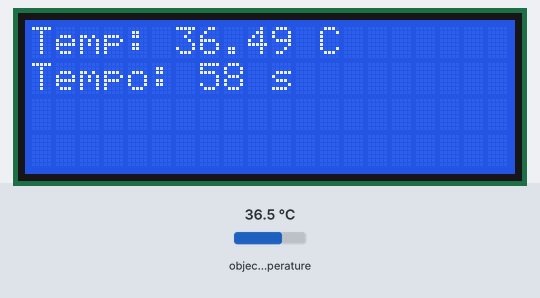
Bench run of a sketch on a simulated ESP32. On the bench: 20×4 character LCD. Inputs (shaded band) come from the test bench; at power-on: object temperature 36.5 °C. WiFi joins after 1.5 s; servers stay silent unless stated; what the sketch prints to the serial monitor is not drawn.

Above: at 2.7 s.
2.8 s: object temperature set to 20 °C
At 4.1 s:
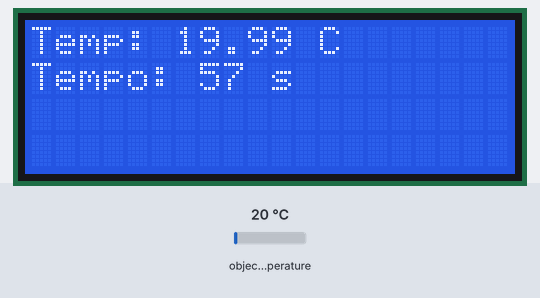
5.1 s: object temperature set to 26 °C
At 6.4 s:
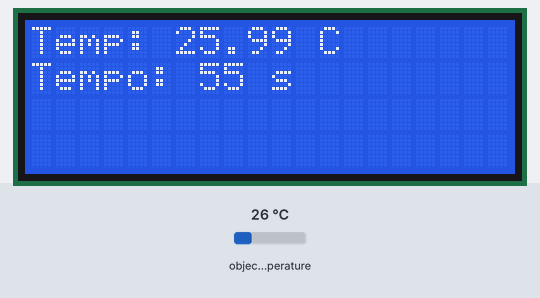
7.1 s: object temperature set to 32 °C
At 8.1 s:
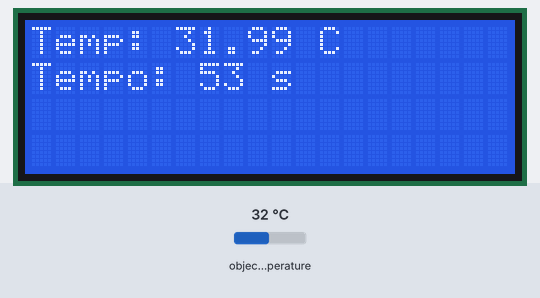
Timing chart, 0 to 10.1 s (numbered marks = the images above; inputs shaded):
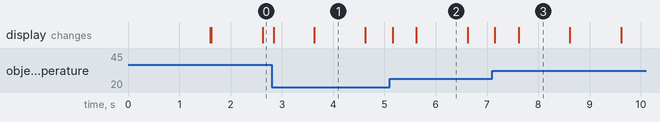

Measured:
- what the display in image 1 shows lasts 1.0 s, from 3.6 s to 4.6 s

The sketch:

codigokayky.ino
```cpp
#include <LiquidCrystal_I2C.h>
#include <Wire.h>
#include <Adafruit_MLX90614.h>
#include <WiFi.h>
#include <HTTPClient.h>

// ====== OBJETOS ======
LiquidCrystal_I2C lcd(0x27, 20, 4);
Adafruit_MLX90614 mlx;

// ====== WIFI / API ======
const char* ssid = "UNIBTA";
const char* password = "uni@bta26";
const char* serverName = "http://192.168.0.159:8000/receber_dados";

// ====== CONTROLE DE TEMPO ======
const unsigned long experimentoDuracao = 60000; // 1 minuto
unsigned long inicioExperimento = 0;

// ====== ESTADOS ======
bool experimentoEmAndamento = false;
float t_ini = 0.0;

// ====== FUNÇÕES ======

void connectWiFi() {
  if (WiFi.status() == WL_CONNECTED) return;

  Serial.print("Conectando ao WiFi");
  WiFi.begin(ssid, password);

  while (WiFi.status() != WL_CONNECTED) {
    delay(500);
    Serial.print(".");
  }
  Serial.println("\nWiFi conectado!");
}

float readTemperature() {
  float temp = mlx.readObjectTempC();
  if (isnan(temp)) {
    Serial.println("Erro ao ler MLX90614");
    return -1000;
  }
  return temp;
}

void updateLCD(float temp, unsigned long restante) {
  lcd.setCursor(0, 0);
  lcd.print("Temp: ");
  lcd.print(temp);
  lcd.print(" C     ");

  lcd.setCursor(0, 1);
  lcd.print("Tempo: ");
  lcd.print(restante / 1000);
  lcd.print(" s     ");
}

void sendToServer(float t_ini, float t_fim) {
  if (WiFi.status() != WL_CONNECTED) return;

  HTTPClient http;
  http.begin(serverName);
  http.addHeader("Content-Type", "application/json");

  char json[200];
  snprintf(json, sizeof(json),
           "{\"id_experimento\":1,\"temperatura_inicial\":%.2f,\"temperatura_final\":%.2f}",
           t_ini, t_fim);

  int httpCode = http.POST(json);
  Serial.print("HTTP Code: ");
  Serial.println(httpCode);

  http.end();
}

// ====== SETUP ======

void setup() {
  Serial.begin(115200);

  lcd.init();
  lcd.backlight();

  if (!mlx.begin()) {
    Serial.println("MLX90614 não encontrado!");
    while (1);
  }

  connectWiFi();
}

// ====== LOOP ======

void loop() {
  connectWiFi();

  unsigned long agora = millis();
  float tempAtual = readTemperature();

  // Atualiza LCD sempre
  if (experimentoEmAndamento) {
    unsigned long tempoPassado = agora - inicioExperimento;
    unsigned long restante = experimentoDuracao - tempoPassado;
    updateLCD(tempAtual, restante);
  } else {
    updateLCD(tempAtual, experimentoDuracao);
  }

  // ===== INICIA EXPERIMENTO =====
  if (!experimentoEmAndamento) {
    t_ini = tempAtual;
    inicioExperimento = agora;
    experimentoEmAndamento = true;
    Serial.println("Experimento iniciado");
  }

  // ===== FINALIZA APÓS 1 MINUTO =====
  if (experimentoEmAndamento && (agora - inicioExperimento >= experimentoDuracao)) {
    float t_fim = tempAtual;

    Serial.println("Experimento finalizado");
    sendToServer(t_ini, t_fim);

    experimentoEmAndamento = false; // reinicia ciclo
  }
}
```
